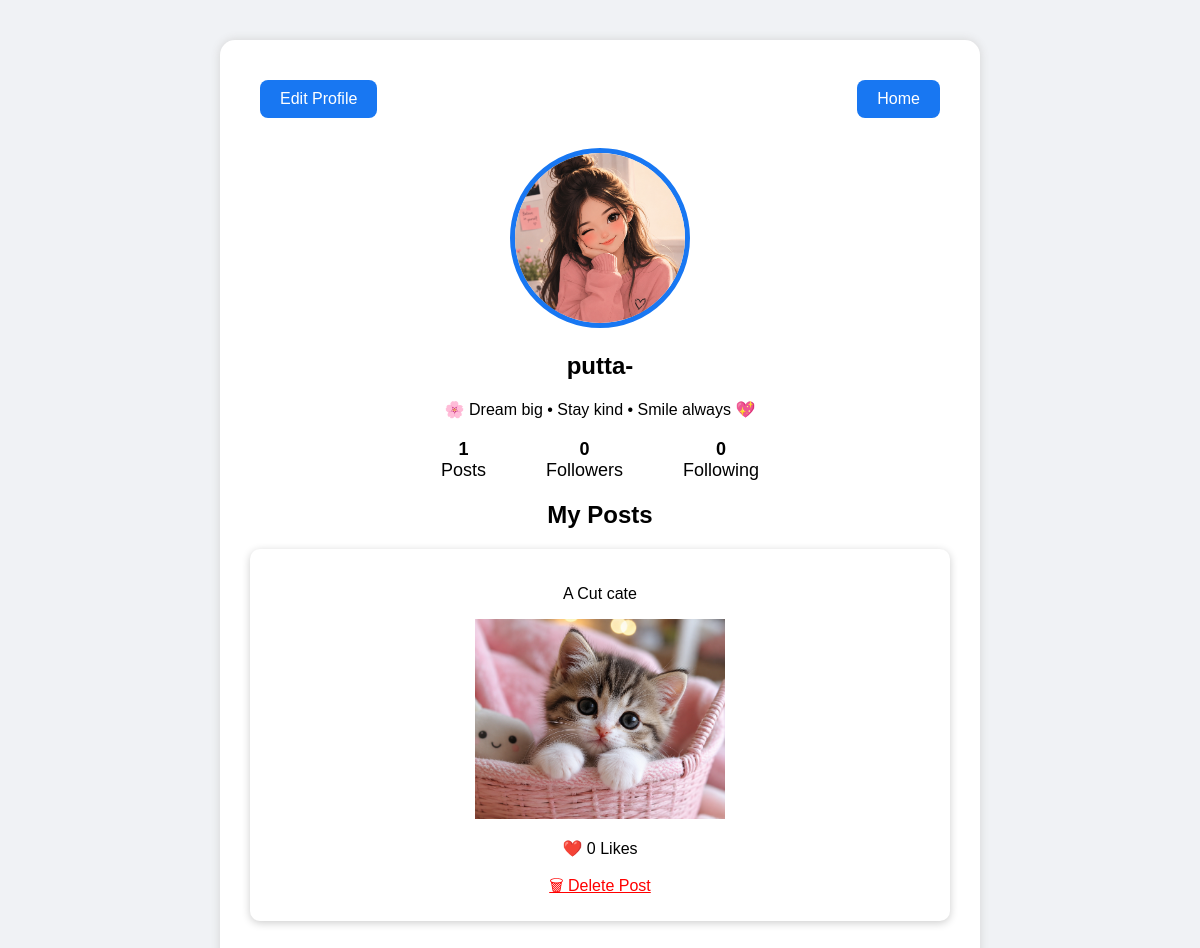
/profile/ (signed in), run on the app's committed database.
### users/models.py (models this page shows)
class Profile(models.Model):
    user = models.OneToOneField(User, on_delete=models.CASCADE)
    bio = models.TextField(blank=True)
    profile_image = models.ImageField(
        upload_to='profiles/',
          blank=True,
    null=True
    )

### posts/models.py (models this page shows)
class Post(models.Model):
    user = models.ForeignKey(User, on_delete=models.CASCADE)
    caption = models.TextField()
    image = models.ImageField(upload_to='posts/', blank=True, null=True)
    video = models.FileField(upload_to='videos/', blank=True, null=True)
    created_at = models.DateTimeField(auto_now_add=True)
    likes = models.ManyToManyField(
        User,
        related_name='liked_posts',
        blank=True
    )
    def total_likes(self):
        return self.likes.count()

### users/views.py (the view)
# urls.py: path('profile/', views.profile, name='profile'),
@login_required
def profile(request):
    posts = Post.objects.filter(user=request.user).order_by('-created_at')
    return render(request, 'profile.html', {
        'posts': posts
    })

### users/templates/profile.html (shortened to what this page needs)
{% load static %}
<!DOCTYPE html>
<html>
<head>
    <link rel="stylesheet" href="{% static 'css/style.css' %}">
</head>
<body>
<div class="container">
    <div class="top">
        <a class="btn" href="{% url 'edit_profile' %}">
            Edit Profile
        </a>
        <a class="btn" href="{% url 'home' %}">
            Home
        </a>
    </div>
    {% if request.user.profile.profile_image %}
        <img class="profile-img"
             src="{{ request.user.profile.profile_image.url }}">
    {% else %}
        <p>No Profile Image</p>
    {% endif %}
    <h2>{{ request.user.username }}</h2>
    <p>{{ request.user.profile.bio }}</p>
    <div class="stats">
        <div>
            <b>{{ posts.count }}</b><br>
            Posts
        </div>
        <div>
            <b>{{ request.user.followers.count }}</b><br>
            Followers
        </div>
        <div>
            <b>{{ request.user.following.count }}</b><br>
            Following
        </div>
    </div>
    <h2>My Posts</h2>
<div class="posts">
{% for post in posts %}
<div class="card">
    <p>{{ post.caption }}</p>
    {% if post.image %}
        <img src="{{ post.image.url }}" width="250">
    {% endif %}
    <p>❤️ {{ post.total_likes }} Likes</p>
     <a href="{% url 'delete_post' post.id %}"
       onclick="return confirm('Delete this post?');"
       style="color:red;">
       🗑 Delete Post
    </a>
</div>
{% empty %}
<p>No Posts Yet</p>
{% endfor %}
</div>
</body>
</html>

### static/css/style.css (style rules this page uses)
body { margin:0; font-family:Arial; background:#f0f2f5; }
.container { width:700px; margin:auto; margin-top:30px; }
.card { background:white; padding:20px; margin-bottom:20px; border-radius:10px; box-shadow:0px 2px 8px rgba(0,0,0,.2); }
.profile-img { width:160px; height:160px; border-radius:50%; object-fit:cover; }

### users/templates/profile.html (style rules this page uses)
body { font-family:Arial; background:#f0f2f5; margin:0; }
.container { width:700px; margin:40px auto; background:white; padding:30px; border-radius:15px; box-shadow:0 0 10px lightgray; text-align:center; }
.profile-img { width:170px; height:170px; border-radius:50%; object-fit:cover; border:5px solid #1877f2; }
.stats { display:flex; justify-content:center; gap:60px; margin-top:20px; font-size:18px; }
.btn { padding:10px 20px; background:#1877f2; color:white; border:none; border-radius:8px; text-decoration:none; margin:10px; display:inline-block; }
.top { display:flex; justify-content:space-between; margin-bottom:20px; }

### data on the page
Post: caption "A Cut cate", image (picture), total_likes "0"

### other printed values
{{ request.user.username }} "putta-"
{{ request.user.profile.bio }} "🌸 Dream big • Stay kind • Smile always 💖"
{{ posts.count }} "1"
{{ request.user.followers.count }} "0"
{{ request.user.following.count }} "0"
